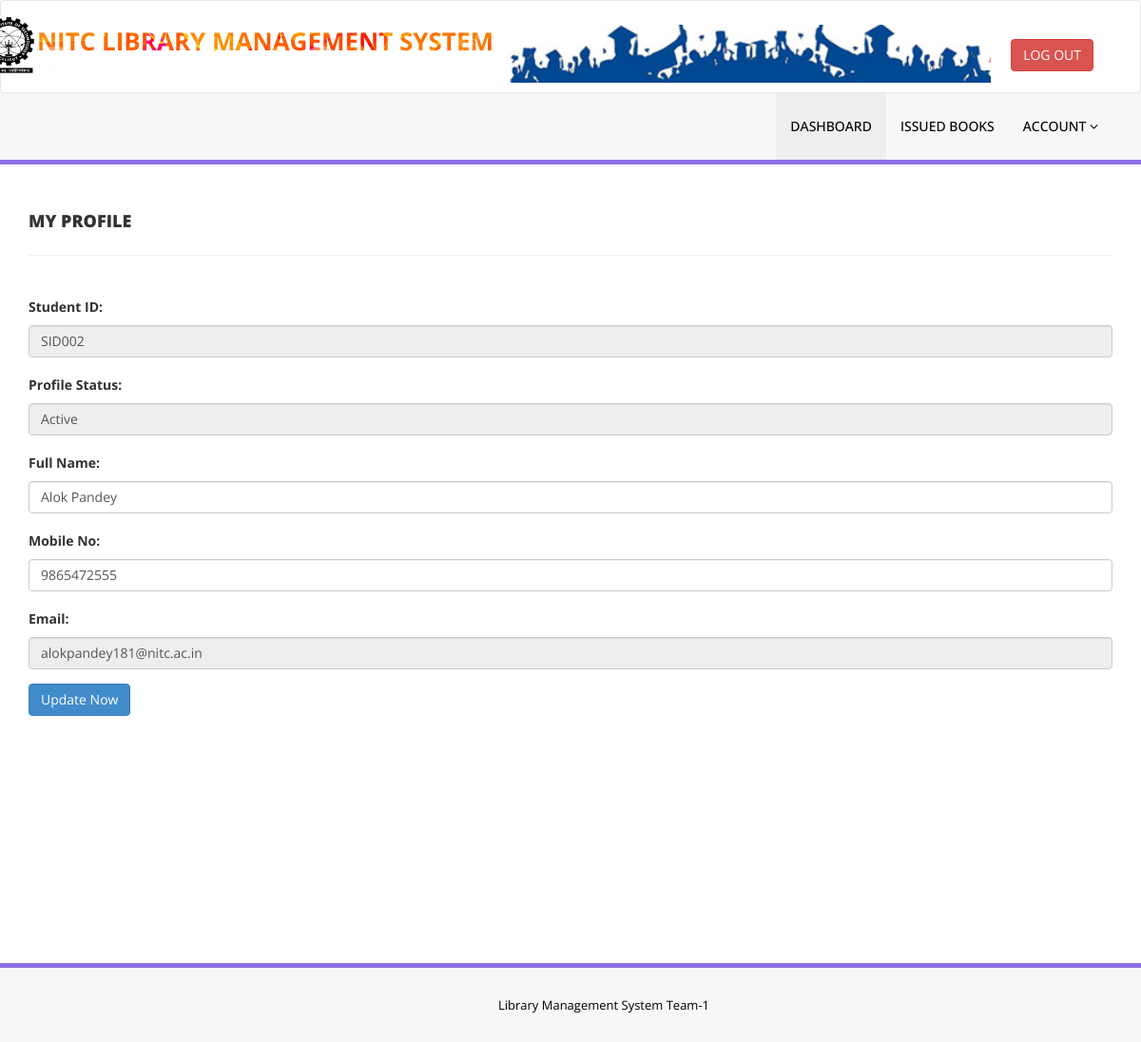
Screenshot of /my-profile.php (signed in) with the database file from the repository.
### tables this page shows
CREATE TABLE `tblstudents` (
  `id` int(11) NOT NULL,
  `StudentId` varchar(100) DEFAULT NULL,
  `FullName` varchar(120) DEFAULT NULL,
  `EmailId` varchar(120) DEFAULT NULL,
  `MobileNumber` char(11) DEFAULT NULL,
  `Password` varchar(120) DEFAULT NULL,
  `Status` int(1) DEFAULT NULL
);

### my-profile.php (the view, shortened to what this page needs)
<?php
include('includes/config.php');
if(strlen($_SESSION['login'])==0)
    {
header('location:index.php');
}
else{
?>
<!DOCTYPE html>
<html xmlns="http://www.w3.org/1999/xhtml">
<head>
    <link href="assets/css/bootstrap.css" rel="stylesheet" />
    <link href="assets/css/font-awesome.css" rel="stylesheet" />
    <link href="assets/css/style.css" rel="stylesheet" />
</head>
<body>
    <?php include('includes/header.php');?>
    <div class="content-wrapper">
        <div class="container">
            <div class="row pad-botm">
                <div class="col-md-12">
                    <h4 class="header-line">My Profile</h4>
                </div>
            </div>
            <form name="signup" method="post">
                <?php
                    $sid=$_SESSION['stdid'];
                    $sql="SELECT StudentId,FullName,EmailId,MobileNumber,Status from  tblstudents  where StudentId=:sid ";
                    $query = $dbh -> prepare($sql);
                    $query-> bindParam(':sid', $sid, PDO::PARAM_STR);
                    $query->execute();
                    $results=$query->fetchAll(PDO::FETCH_OBJ);
                    if($query->rowCount() > 0) {
                        foreach($results as $result) {
                ?>
                <div class="form-group">
                    <label for="studentId">Student ID:</label>
                    <input type="email" class="form-control" value="<?php echo htmlentities($result->StudentId);?>"
                        readonly>
                </div>
                <div class="form-group">
                    <label for="profileStatus">Profile Status:</label>
                    <input type="text" class="form-control" id="profileStatus"
                        value="<?php echo ($result->Status == 1) ? 'Active' : 'Blocked'; ?>" readonly>
                </div>
                <div class="form-group">
                    <label for="fullName">Full Name:</label>
                    <input type="text" class="form-control" value="<?php echo htmlentities($result->FullName);?>" id="fullName" placeholder="Enter Full Name" autocomplete="off" required>
                </div>
                <div class="form-group">
                    <label for="mobileNo">Mobile No:</label>
                    <input type="text" class="form-control" id="mobileNo" placeholder="Enter Mobile No" maxlength="10" value="<?php echo htmlentities($result->MobileNumber);?>" autocomplete="off" required>
                </div>
                <div class="form-group">
                    <label for="email">Email:</label>
                    <input type="text" class="form-control" id="email" placeholder="Enter Email" value="<?php echo htmlentities($result->EmailId);?>" autocomplete="off" required readonly>
                </div>
                <?php }} ?>
                <button type="submit" class="btn btn-primary">Update Now</button>
            </form>
        </div>
    </div>
    <?php include('includes/footer.php');?>
</body>
</html>
<?php } ?>

### assets/css/style.css (style rules this page uses)
.content-wrapper { margin-top: 40px; min-height:800px; padding-bottom:90px; }
.header-line { font-weight:900; padding-bottom:25px; border-bottom:1px solid #eeeeee; text-transform:uppercase; }
.pad-botm { padding-bottom:30px; }

### rows the page displays
tblstudents: StudentId "SID002", Status "Active", FullName "Alok Pandey", MobileNumber "9865472555", EmailId "alokpandey181@nitc.ac.in"
